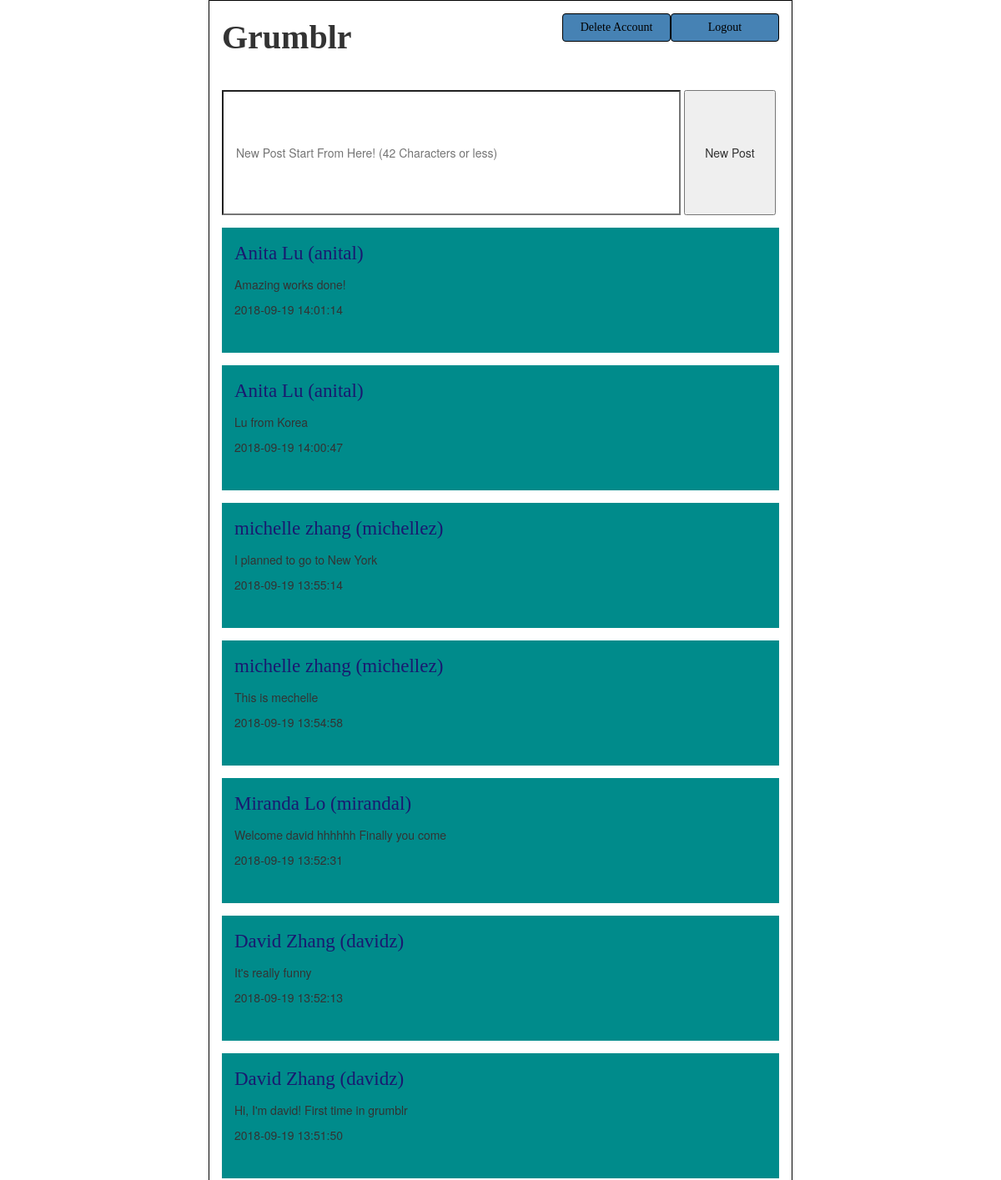
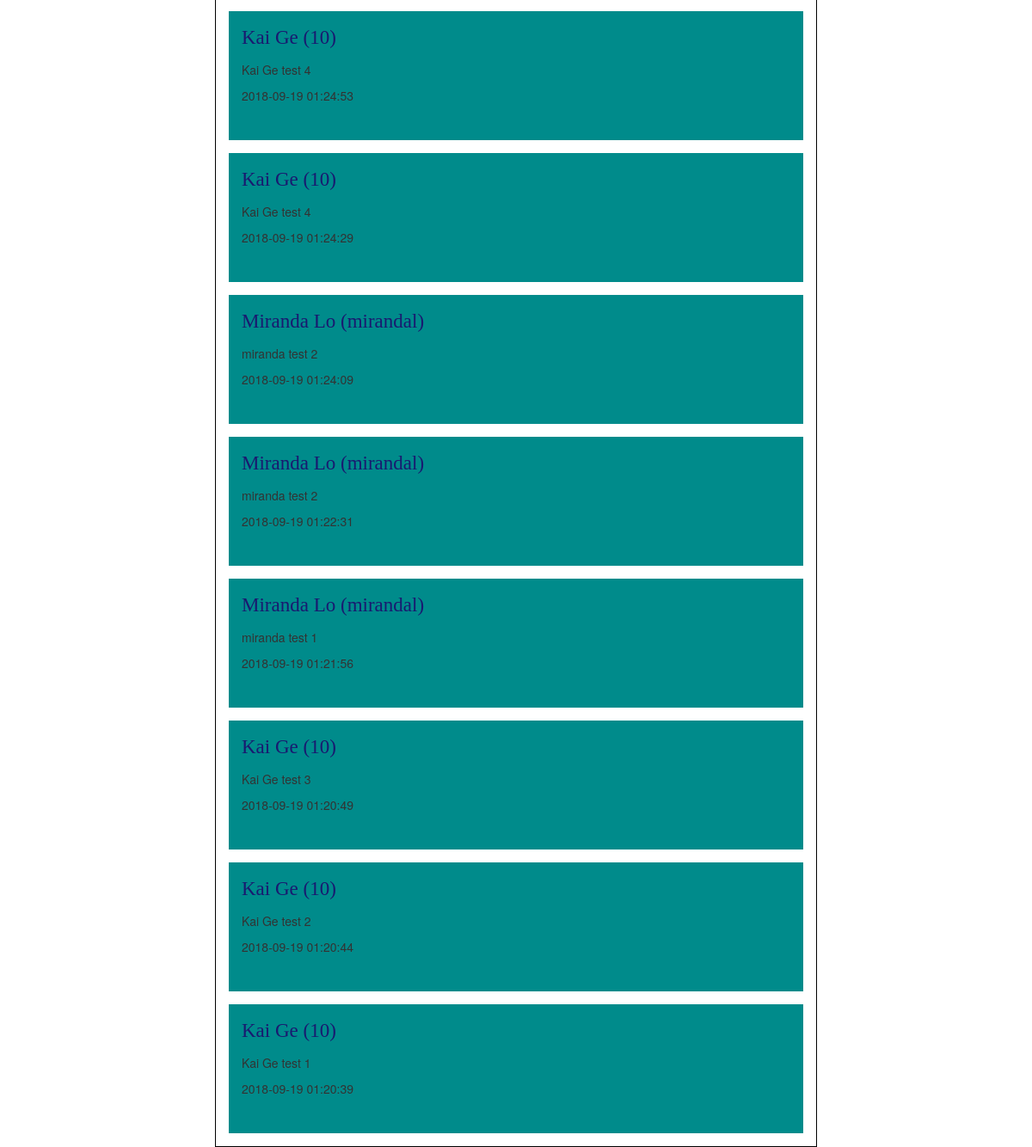
Screenshot of /grumblr (signed in) with the database file from the repository (2 pictures, top to bottom).
### grumblr/models.py (models this page shows, shortened)
class Post(models.Model):
    text = models.CharField(max_length=200)
    time_str = models.CharField(max_length=200)
    creat_time = models.DateTimeField(auto_now_add=True)
    user = models.ForeignKey(User, on_delete=models.CASCADE)
    user_name = models.CharField(max_length=200)

### grumblr/views.py (the view)
# urls.py: 2. Add a URL to urlpatterns:  path('', views.home, name='home')
@login_required
def home(request):
    context = {}
    posts = Post.objects.all().order_by('-creat_time')
    context['posts'] = posts
    return render(request, 'grumblr/globalstream.html', context)

### grumblr/templates/grumblr/globalstream.html (shortened to what this page needs)
<!DOCTYPE html>
<html lang="en">
<head>
    {% load staticfiles %}
    <link rel="stylesheet" type="text/css" href="{% static 'css/bootstrap.css' %}">
    <link rel="stylesheet" href="{% static 'css/login.css' %}">
</head>
<body>
<div class="contentBorder">
    <div>
        <b class="grumblrStyle">Grumblr</b>
        <a href="/grumblr/logout" class="form-control loginButton linkButton">Logout</a>
        <a href="/grumblr/delete-user" class="form-control loginButton linkButton">Delete Account</a>
    </div>
    <br>
    <form action="/grumblr/add-post" method="post">
        <input type="text" name="new_post" class="postBackground postSection"
               maxlength="42" placeholder="New Post Start From Here! (42 Characters or less)">
        <input type="submit" value="New Post" style="height: 150px; width: 110px">
    </form>
    {% for post in posts %}
        <div class="postBackground">
            <p class="userNameFont">
                <a class="linkColor" href="/grumblr/check-profile/{{ post.user.id }}">
                    {{ post.user.first_name }} {{ post.user.last_name }} ({{ post.user.username }})
                </a>
            </p>
            <p>{{ post.text }}</p>
            <p>{{ post.time_str }}</p>
        </div>
    {% endfor %}
</div>
</body>
</html>

### static/css/login.css (style rules this page uses)
.loginButton { text-align: center; color: black; background-color:#4682B4; border-color: black; }
.grumblrStyle { font-size: 40px; font-family: "Times New Roman"; font-weight: bold; }
.postBackground { height: 150px; background-color: #008B8B; margin: 0; padding: 15px; position: relative; margin-top: 15px; }
.postSection { width: 550px; background-color: white; }
.contentBorder { border:1px solid #000; padding: 15px; margin: 0 auto; width: 700px; }
.userNameFont { font-size: 23px; font-family: "Times New Roman"; color: midnightblue; }
.linkColor { color: midnightblue; }
.linkButton { font-family: "Times New Roman"; float: right; width: 130px; height: auto; }

### rows the page displays
Post: user.first_name "Anita", user.last_name "Lu", user.username "anital", text "Amazing works done!", time_str "2018-09-19 14:01:14"
Post: user.first_name "Anita", user.last_name "Lu", user.username "anital", text "Lu from Korea", time_str "2018-09-19 14:00:47"
Post: user.first_name "michelle", user.last_name "zhang", user.username "michellez", text "I planned to go to New York", time_str "2018-09-19 13:55:14"
Post: user.first_name "michelle", user.last_name "zhang", user.username "michellez", text "This is mechelle", time_str "2018-09-19 13:54:58"
Post: user.first_name "Miranda", user.last_name "Lo", user.username "mirandal", text "Welcome david hhhhhh Finally you come", time_str "2018-09-19 13:52:31"
Post: user.first_name "David", user.last_name "Zhang", user.username "davidz", text "It's really funny", time_str "2018-09-19 13:52:13"
Post: user.first_name "David", user.last_name "Zhang", user.username "davidz", text "Hi, I'm david! First time in grumblr", time_str "2018-09-19 13:51:50"
Post: user.first_name "Kai", user.last_name "Ge", user.username "10", text "Kai Ge test 4", time_str "2018-09-19 01:24:53"
Post: user.first_name "Kai", user.last_name "Ge", user.username "10", text "Kai Ge test 4", time_str "2018-09-19 01:24:29"
Post: user.first_name "Miranda", user.last_name "Lo", user.username "mirandal", text "miranda test 2", time_str "2018-09-19 01:24:09"
Post: user.first_name "Miranda", user.last_name "Lo", user.username "mirandal", text "miranda test 2", time_str "2018-09-19 01:22:31"
Post: user.first_name "Miranda", user.last_name "Lo", user.username "mirandal", text "miranda test 1", time_str "2018-09-19 01:21:56"
Post: user.first_name "Kai", user.last_name "Ge", user.username "10", text "Kai Ge test 3", time_str "2018-09-19 01:20:49"
Post: user.first_name "Kai", user.last_name "Ge", user.username "10", text "Kai Ge test 2", time_str "2018-09-19 01:20:44"
Post: user.first_name "Kai", user.last_name "Ge", user.username "10", text "Kai Ge test 1", time_str "2018-09-19 01:20:39"
